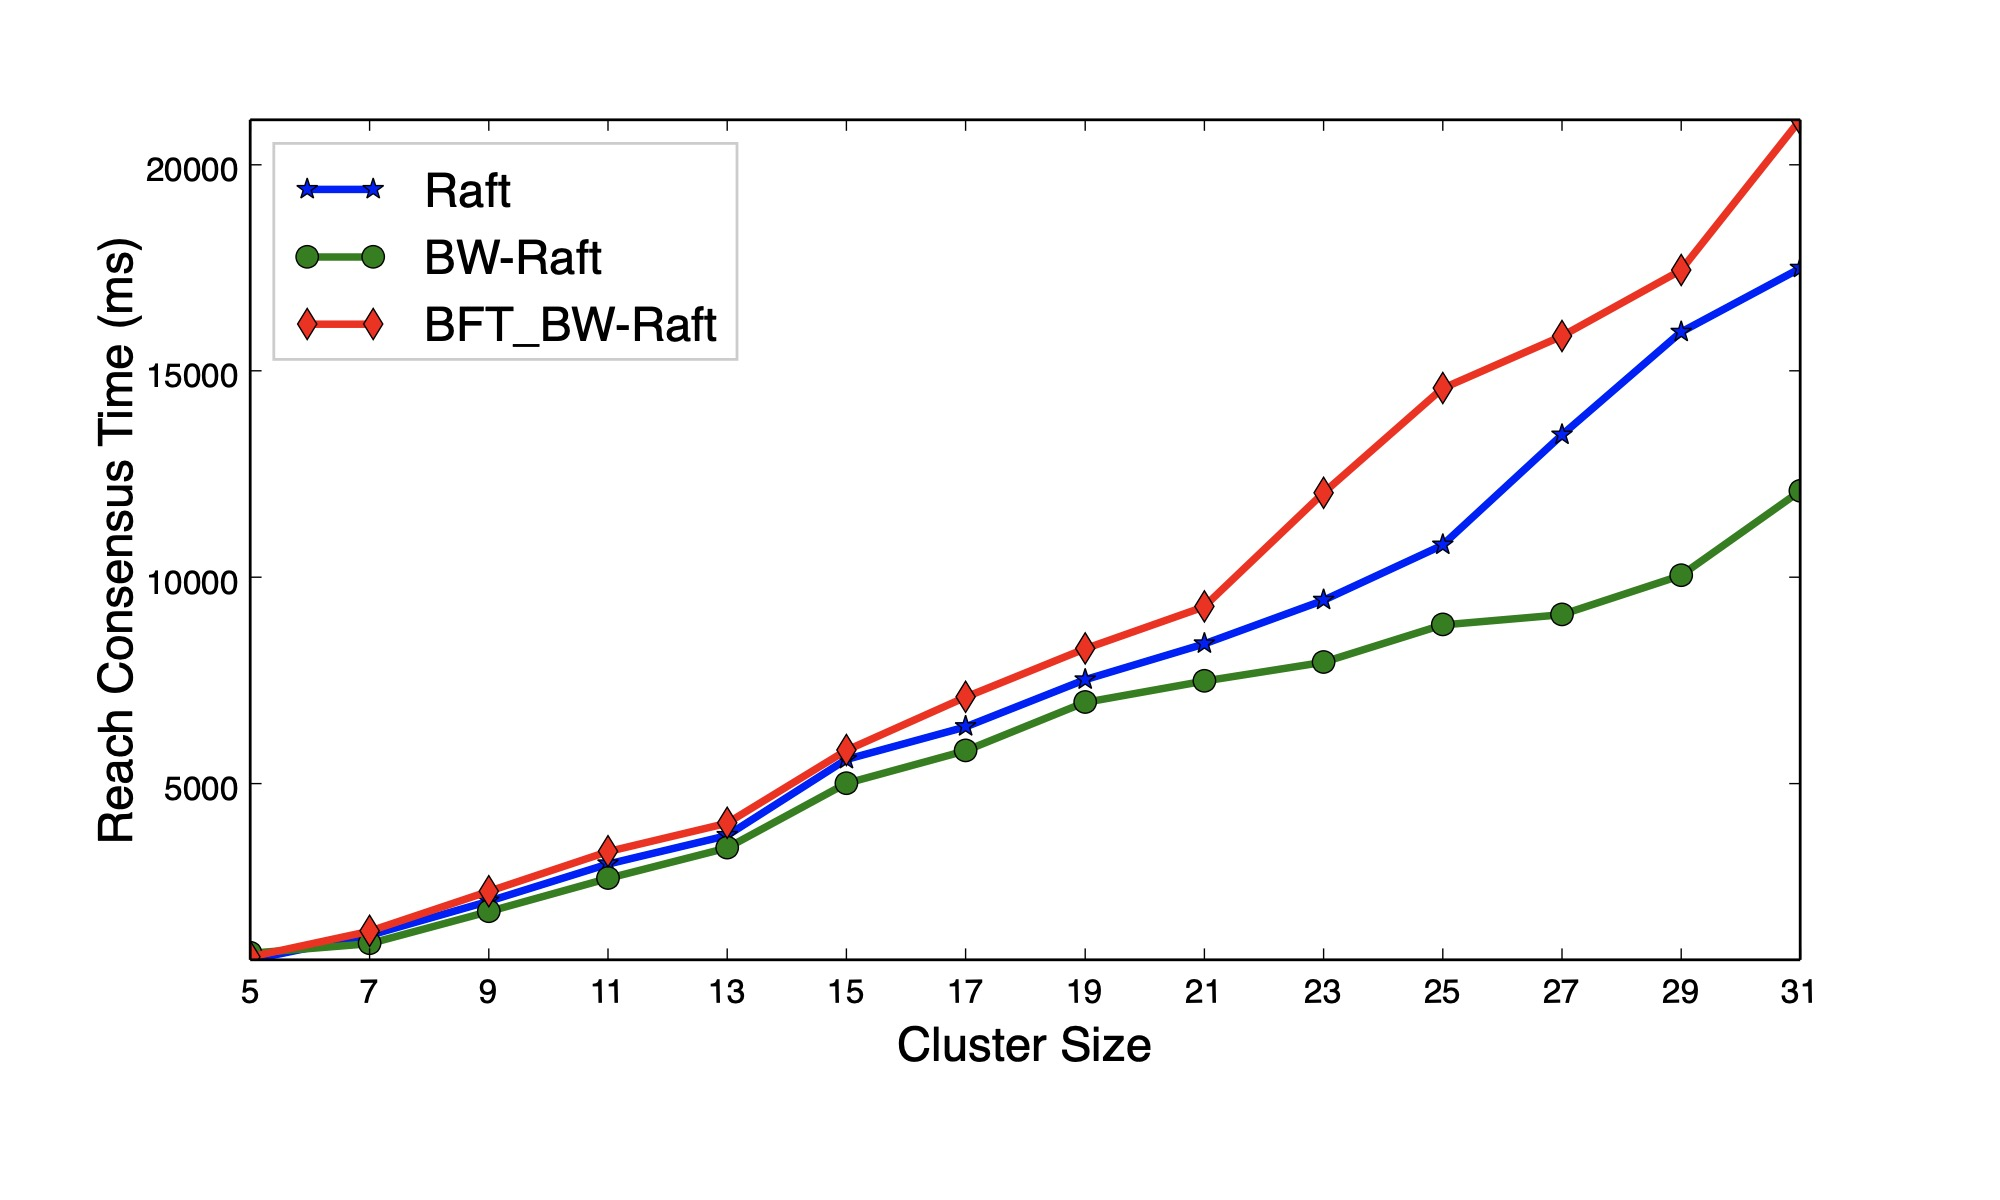

Write the Python code that produced this figure.
# -*- coding: utf-8 -*-
import matplotlib.pyplot as plt

x =  [5, 7, 9, 11, 13, 15, 17, 19, 21, 23, 25, 27, 29, 31]
x_ticks = [str(v) for v in list(x)]
y_Raft =   [728, 1323, 2150, 3052, 3743,  5589, 6378, 7521, 8389, 9445, 10784, 13451, 15949, 17495]
y_BWRaft = [890, 1123, 1900, 2704, 3443,  5009, 5800, 6971, 7489, 7945,  8851, 9100, 10049, 12095]
y_BFT_BWRaft =  [800, 1423, 2390, 3354, 4043,  5809, 7100, 8271, 9289, 12045, 14584, 15851, 17449, 21095]

# plt.xlim(20, 260)  # 限定横轴的范围
# plt.ylim(350, 14000)  # 限定纵轴的范围

font1 = {'family': '',
'weight': 'normal',
'size': 17,
}

plt.figure(figsize=(10, 6), dpi=500)

plt.plot(x, y_Raft, marker='*', linewidth=2.7, ms=8, label='Raft',)
plt.plot(x, y_BWRaft, marker='o', linewidth=2.7, ms=8, label='BW-Raft')
plt.plot(x, y_BFT_BWRaft, marker='d', linewidth=2.7, ms=8, label='BFT_BW-Raft')

plt.legend(prop=font1, framealpha=0.2, loc='upper left')  # 让图例生效

plt.xticks(x, x_ticks, rotation=1)

plt.margins(0)
plt.subplots_adjust(bottom=0.2)
plt.xlabel("Cluster Size", font1)  # X轴标签
plt.ylabel("Reach Consensus Time (ms)", font1)  # Y轴标签
# plt.title("A simple plot") #标题
plt.savefig('./consensusTime.jpg')


